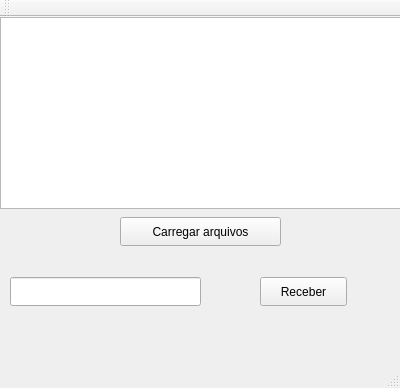
<?xml version="1.0" encoding="UTF-8"?>
<ui version="4.0">
 <class>MainWindow</class>
 <widget class="QMainWindow" name="MainWindow">
  <property name="geometry">
   <rect>
    <x>0</x>
    <y>0</y>
    <width>400</width>
    <height>388</height>
   </rect>
  </property>
  <property name="windowTitle">
   <string>MainWindow</string>
  </property>
  <widget class="QWidget" name="centralWidget">
   <widget class="QPushButton" name="carregar">
    <property name="geometry">
     <rect>
      <x>120</x>
      <y>200</y>
      <width>161</width>
      <height>29</height>
     </rect>
    </property>
    <property name="text">
     <string>Carregar arquivos</string>
    </property>
   </widget>
   <widget class="QListWidget" name="listaArquivos">
    <property name="geometry">
     <rect>
      <x>0</x>
      <y>0</y>
      <width>401</width>
      <height>192</height>
     </rect>
    </property>
   </widget>
   <widget class="QLineEdit" name="lineEdit">
    <property name="geometry">
     <rect>
      <x>10</x>
      <y>260</y>
      <width>191</width>
      <height>29</height>
     </rect>
    </property>
   </widget>
   <widget class="QPushButton" name="receber">
    <property name="geometry">
     <rect>
      <x>260</x>
      <y>260</y>
      <width>87</width>
      <height>29</height>
     </rect>
    </property>
    <property name="text">
     <string>Receber</string>
    </property>
   </widget>
  </widget>
  <widget class="QMenuBar" name="menuBar">
   <property name="geometry">
    <rect>
     <x>0</x>
     <y>0</y>
     <width>400</width>
     <height>23</height>
    </rect>
   </property>
  </widget>
  <widget class="QToolBar" name="mainToolBar">
   <attribute name="toolBarArea">
    <enum>TopToolBarArea</enum>
   </attribute>
   <attribute name="toolBarBreak">
    <bool>false</bool>
   </attribute>
  </widget>
  <widget class="QStatusBar" name="statusBar"/>
 </widget>
 <layoutdefault spacing="6" margin="11"/>
 <resources/>
 <connections/>
</ui>
